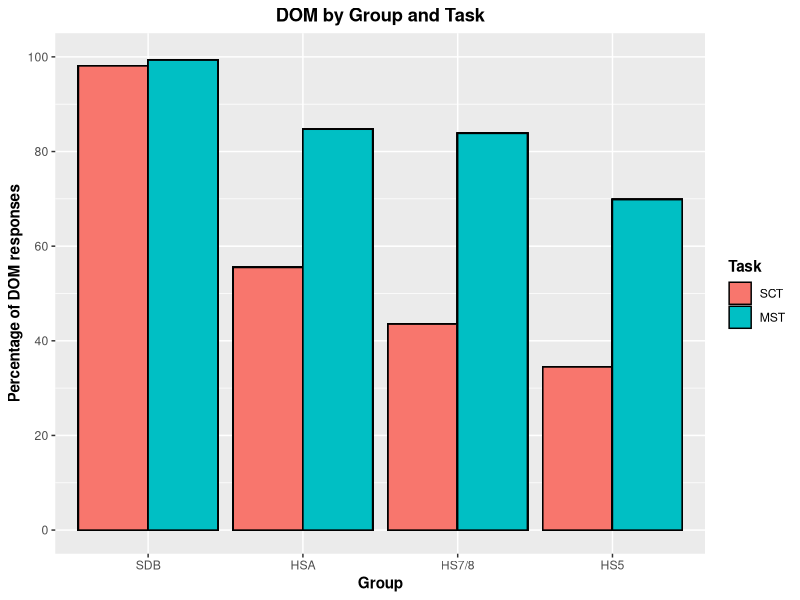

Source code (R):
library(tidyverse)


# Load data
## EPT
SDB_SCT <- read_csv("./CSV Files/SDB/SDB DOM EPT.csv") %>%
  filter(Item %in% c("EPT-02", "EPT-08", "EPT-12", "EPT-14", "EPT-20", "EPT-24", "EPT-26", "EPT-32", "EPT-38", "EPT-42")) %>% 
  mutate(Task = "SCT")

HSA_SCT <- read_csv("./CSV Files/Adult HS/Adult HS DOM EPT.csv") %>%
  filter(Item %in% c("EPT-02", "EPT-08", "EPT-12", "EPT-14", "EPT-20", "EPT-24", "EPT-26", "EPT-32", "EPT-38", "EPT-42")) %>%
  mutate(Group = "HSA",
         Task = "SCT")

DLI78_SCT <- read_csv("./CSV Files/DLI-78/DLI-78 DOM EPT.csv") %>%
  mutate(Group = "HS7/8",
         Task = "SCT")

MLS78_SCT <- read_csv("./CSV Files/MLS-78/MLS-78 DOM EPT.csv") %>%
  mutate(Group = "HS7/8",
         Task = "SCT")

DLI5_SCT <- read_csv("./CSV Files/DLI-5/DLI-5 DOM EPT.csv")  %>%
  filter(Item %in% c("EPT-02", "EPT-08", "EPT-12", "EPT-14", "EPT-20", "EPT-24", "EPT-26", "EPT-32", "EPT-38", "EPT-42")) %>%
  mutate(Group = "HS5",
         Task = "SCT")

MLS5_SCT <- read_csv("./CSV Files/MLS-5/MLS-5 DOM EPT.csv") %>%
  filter(Item %in% c("EPT-02", "EPT-08", "EPT-12", "EPT-14", "EPT-20", "EPT-24", "EPT-26", "EPT-32", "EPT-38", "EPT-42")) %>%
  mutate(Group = "HS5",
         Task = "SCT")


## FCT
SDB_MST <- read_csv("./CSV Files/SDB/SDB DOM FCT.csv") %>% 
  mutate(Task = "MST")

HSA_MST <- read_csv("./CSV Files/Adult HS/Adult HS DOM FCT.csv") %>%
  mutate(Group = "HSA",
         Task = "MST")

DLI78_MST <- read_csv("./CSV Files/DLI-78/DLI-78 DOM FCT.csv") %>% 
  mutate(Group = "HS7/8",
         Task = "MST")

MLS78_MST <- read_csv("./CSV Files/MLS-78/MLS-78 DOM FCT.csv") %>% 
  mutate(Group = "HS7/8",
         Task = "MST")

DLI5_MST <- read_csv("./CSV Files/DLI-5/DLI-5 DOM FCT.csv")  %>%
  mutate(Group = "HS5",
         Task = "MST")

MLS5_MST <- read_csv("./CSV Files/MLS-5/MLS-5 DOM FCT.csv") %>%
  mutate(Group = "HS5",
         Task = "MST") 


## Join age group datasets
HS78_SCT <- rbind(DLI78_SCT, MLS78_SCT)
HS78_MST <- rbind(DLI78_MST, MLS78_MST)

HS5_SCT <- rbind(DLI5_SCT, MLS5_SCT)
HS5_MST <- rbind(DLI5_MST, MLS5_MST)


# Generate averages
SDB_SCT_Structure <- aggregate(SDB_SCT$DOM_Use, list(SDB_SCT$Structure), FUN = mean, na.rm = TRUE)
SDB_SCT_Structure <- SDB_SCT_Structure %>% rename(Structure_Avg = x)
SDB_SCT_Structure <- left_join(SDB_SCT, SDB_SCT_Structure, by = c("Structure" = "Group.1")) %>%  
  mutate(Structure_Percentage = Structure_Avg * 100)

SDB_MST_Structure <- aggregate(SDB_MST$DOM_Use, list(SDB_MST$Structure), FUN = mean, na.rm = TRUE)
SDB_MST_Structure <- SDB_MST_Structure %>% rename(Structure_Avg = x)
SDB_MST_Structure <- left_join(SDB_MST, SDB_MST_Structure, by = c("Structure" = "Group.1")) %>%  
  mutate(Structure_Percentage = Structure_Avg * 100)

HSA_SCT_Structure <- aggregate(HSA_SCT$DOM_Use, list(HSA_SCT$Structure), FUN = mean, na.rm = TRUE)
HSA_SCT_Structure <- HSA_SCT_Structure %>% rename(Structure_Avg = x)
HSA_SCT_Structure <- left_join(HSA_SCT, HSA_SCT_Structure, by = c("Structure" = "Group.1")) %>%  
  mutate(Structure_Percentage = Structure_Avg * 100)

HSA_MST_Structure <- aggregate(HSA_MST$DOM_Use, list(HSA_MST$Structure), FUN = mean, na.rm = TRUE)
HSA_MST_Structure <- HSA_MST_Structure %>% rename(Structure_Avg = x)
HSA_MST_Structure <- left_join(HSA_MST, HSA_MST_Structure, by = c("Structure" = "Group.1")) %>%  
  mutate(Structure_Percentage = Structure_Avg * 100)

HS78_SCT_Structure <- aggregate(HS78_SCT$DOM_Use, list(HS78_SCT$Structure), FUN = mean, na.rm = TRUE)
HS78_SCT_Structure <- HS78_SCT_Structure %>% rename(Structure_Avg = x)
HS78_SCT_Structure <- left_join(HS78_SCT, HS78_SCT_Structure, by = c("Structure" = "Group.1")) %>%  
  mutate(Structure_Percentage = Structure_Avg * 100)

HS78_MST_Structure <- aggregate(HS78_MST$DOM_Use, list(HS78_MST$Structure), FUN = mean, na.rm = TRUE)
HS78_MST_Structure <- HS78_MST_Structure %>% rename(Structure_Avg = x)
HS78_MST_Structure <- left_join(HS78_MST, HS78_MST_Structure, by = c("Structure" = "Group.1")) %>%  
  mutate(Structure_Percentage = Structure_Avg * 100)

HS5_SCT_Structure <- aggregate(HS5_SCT$DOM_Use, list(HS5_SCT$Structure), FUN = mean, na.rm = TRUE)
HS5_SCT_Structure <- HS5_SCT_Structure %>% rename(Structure_Avg = x)
HS5_SCT_Structure <- left_join(HS5_SCT, HS5_SCT_Structure, by = c("Structure" = "Group.1")) %>%  
  mutate(Structure_Percentage = Structure_Avg * 100)

HS5_MST_Structure <- aggregate(HS5_MST$DOM_Use, list(HS5_MST$Structure), FUN = mean, na.rm = TRUE)
HS5_MST_Structure <- HS5_MST_Structure %>% rename(Structure_Avg = x)
HS5_MST_Structure <- left_join(HS5_MST, HS5_MST_Structure, by = c("Structure" = "Group.1")) %>%  
  mutate(Structure_Percentage = Structure_Avg * 100)


# Join aggregate dataset
EPT <- rbind(SDB_SCT_Structure, HSA_SCT_Structure, HS78_SCT_Structure, HS5_SCT_Structure)
FCT <- rbind(SDB_MST_Structure, HSA_MST_Structure, HS78_MST_Structure, HS5_MST_Structure)

Aggregate <- rbind(EPT, FCT)
Aggregate$Group <- factor(Aggregate$Group, levels = c("SDB", "HSA", "HS7/8", "HS5"))
Aggregate$Task <- factor(Aggregate$Task, levels = c("SCT", "MST"))


# Generate bar graph
Aggregate %>% 
  ggplot(aes(x = Group, y = Structure_Percentage, fill = Task)) + 
  geom_bar(position = "dodge", color = "black", stat = "identity") +
  scale_y_continuous(breaks = seq (0, 100, 20),
                     limits = c(0, 100)) +
  labs(x = "Group", y = "Percentage of DOM responses", fill = "Task", title = "DOM by Group and Task") +
  theme(axis.title = element_text(face = "bold"),
        plot.title = element_text(hjust = 0.5, face = "bold"),
        legend.title = element_text(face = "bold"))

